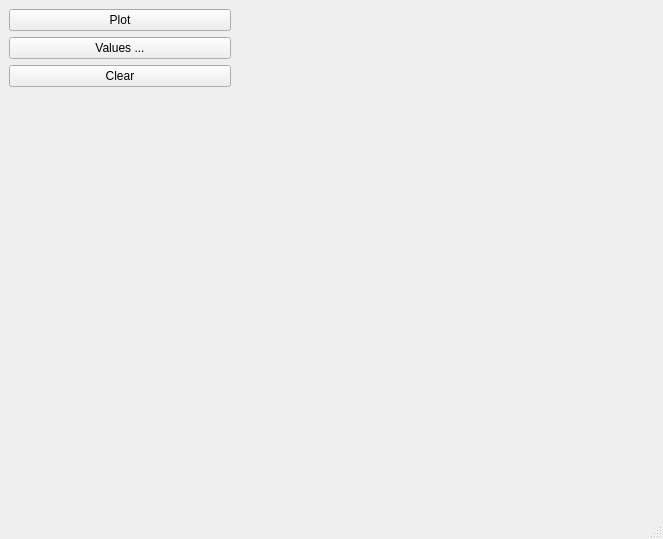
<?xml version="1.0" encoding="UTF-8"?>
<ui version="4.0">
 <class>MainWindow</class>
 <widget class="QMainWindow" name="MainWindow">
  <property name="geometry">
   <rect>
    <x>0</x>
    <y>0</y>
    <width>663</width>
    <height>539</height>
   </rect>
  </property>
  <property name="windowTitle">
   <string>SOLPS Overview Plugin</string>
  </property>
  <widget class="QWidget" name="centralwidget">
   <layout class="QGridLayout" name="gridLayout">
    <item row="1" column="0">
     <widget class="QPushButton" name="pushButton_2">
      <property name="text">
       <string>Values ...</string>
      </property>
     </widget>
    </item>
    <item row="4" column="0">
     <widget class="IMASDB" name="imasdb">
      <property name="maximumSize">
       <size>
        <width>222</width>
        <height>16777215</height>
       </size>
      </property>
      <property name="toolTip">
       <string>Opens or creates IMAS database and sends/receives QObject IDSs (get/put)</string>
      </property>
      <property name="whatsThis">
       <string>This actor is part of PDS-WF workflow</string>
      </property>
      <property name="uri" stdset="0">
       <string>imas:hdf5?user=public;pulse=123347;run=1;database=ITER;version=4</string>
      </property>
      <property name="pulse" stdset="0">
       <string>(123347, 1, 0, 'public', 'ITER', 13, '4')</string>
      </property>
      <property name="title" stdset="0">
       <string notr="true" comment="Text for widget title." extracomment="Add this to widget title">IMAS DB</string>
      </property>
      <property name="button" stdset="0">
       <string notr="true" comment="Title for Start button" extracomment="Add this to button">Read IMAS DB</string>
      </property>
      <property name="start_counter" stdset="0">
       <bool>false</bool>
      </property>
      <property name="show_pulse" stdset="0">
       <bool>true</bool>
      </property>
      <property name="show_uri" stdset="0">
       <bool>true</bool>
      </property>
      <property name="show_log" stdset="0">
       <bool>true</bool>
      </property>
      <property name="show_button" stdset="0">
       <bool>true</bool>
      </property>
      <property name="show_title" stdset="0">
       <bool>true</bool>
      </property>
      <property name="show_enable" stdset="0">
       <bool>false</bool>
      </property>
     </widget>
    </item>
    <item row="0" column="0">
     <widget class="QPushButton" name="pushButton">
      <property name="text">
       <string>Plot</string>
      </property>
     </widget>
    </item>
    <item row="0" column="1" rowspan="5">
     <widget class="EdgeProfiles" name="edgeprofiles">
      <property name="toolTip">
       <string>Draws various edge profiles from SOLPS</string>
      </property>
      <property name="whatsThis">
       <string>This actor is part of SOLPS-ITER GUI</string>
      </property>
      <property name="pulse" stdset="0">
       <string notr="true" comment="(shot, run, usename, database, backend)" extracomment="Tuple of IDS parameters">(130012, 2, &quot;public&quot;, &quot;ITER&quot;, 12)</string>
      </property>
      <property name="text" stdset="0">
       <string>EdgeProfiles</string>
      </property>
     </widget>
    </item>
    <item row="2" column="0">
     <widget class="QPushButton" name="pushButton_3">
      <property name="text">
       <string>Clear</string>
      </property>
     </widget>
    </item>
   </layout>
  </widget>
  <widget class="QMenuBar" name="menubar">
   <property name="geometry">
    <rect>
     <x>0</x>
     <y>0</y>
     <width>663</width>
     <height>19</height>
    </rect>
   </property>
  </widget>
  <widget class="QStatusBar" name="statusbar"/>
 </widget>
 <customwidgets>
  <customwidget>
   <class>IMASDB</class>
   <extends>QWidget</extends>
   <header>imasdb</header>
  </customwidget>
  <customwidget>
   <class>EdgeProfiles</class>
   <extends>QWidget</extends>
   <header>edgeprofiles</header>
  </customwidget>
 </customwidgets>
 <resources/>
 <connections>
  <connection>
   <sender>imasdb</sender>
   <signal>edge_profiles(PyObject)</signal>
   <receiver>edgeprofiles</receiver>
   <slot>input_edge_profiles(PyObject)</slot>
   <hints>
    <hint type="sourcelabel">
     <x>150</x>
     <y>243</y>
    </hint>
    <hint type="destinationlabel">
     <x>291</x>
     <y>243</y>
    </hint>
   </hints>
  </connection>
  <connection>
   <sender>pushButton</sender>
   <signal>clicked()</signal>
   <receiver>edgeprofiles</receiver>
   <slot>plotData()</slot>
   <hints>
    <hint type="sourcelabel">
     <x>115</x>
     <y>36</y>
    </hint>
    <hint type="destinationlabel">
     <x>291</x>
     <y>78</y>
    </hint>
   </hints>
  </connection>
  <connection>
   <sender>pushButton_2</sender>
   <signal>clicked()</signal>
   <receiver>edgeprofiles</receiver>
   <slot>setGGDdata()</slot>
   <hints>
    <hint type="sourcelabel">
     <x>140</x>
     <y>66</y>
    </hint>
    <hint type="destinationlabel">
     <x>291</x>
     <y>64</y>
    </hint>
   </hints>
  </connection>
  <connection>
   <sender>pushButton_3</sender>
   <signal>clicked()</signal>
   <receiver>edgeprofiles</receiver>
   <slot>clearPlot()</slot>
   <hints>
    <hint type="sourcelabel">
     <x>208</x>
     <y>93</y>
    </hint>
    <hint type="destinationlabel">
     <x>275</x>
     <y>98</y>
    </hint>
   </hints>
  </connection>
 </connections>
</ui>
